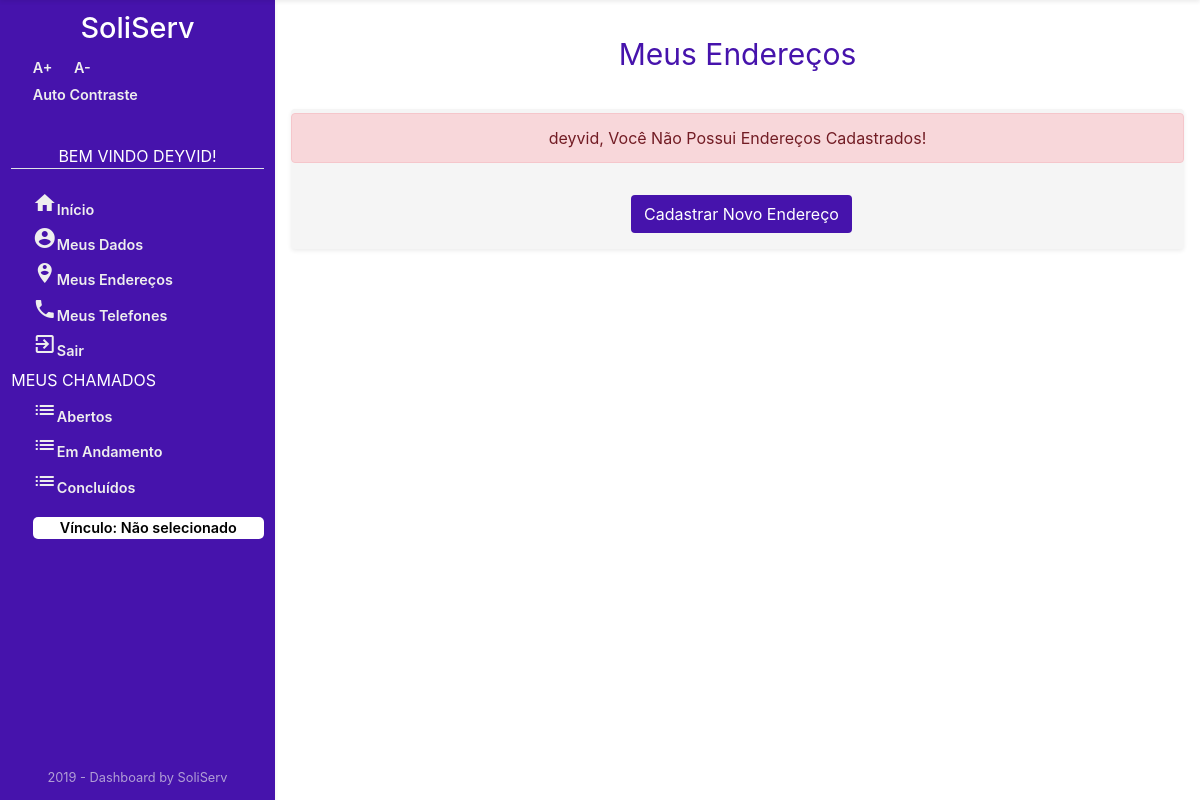
/Usuario/meusEnderecos/ (signed in), run on an earlier commit of the app's database.
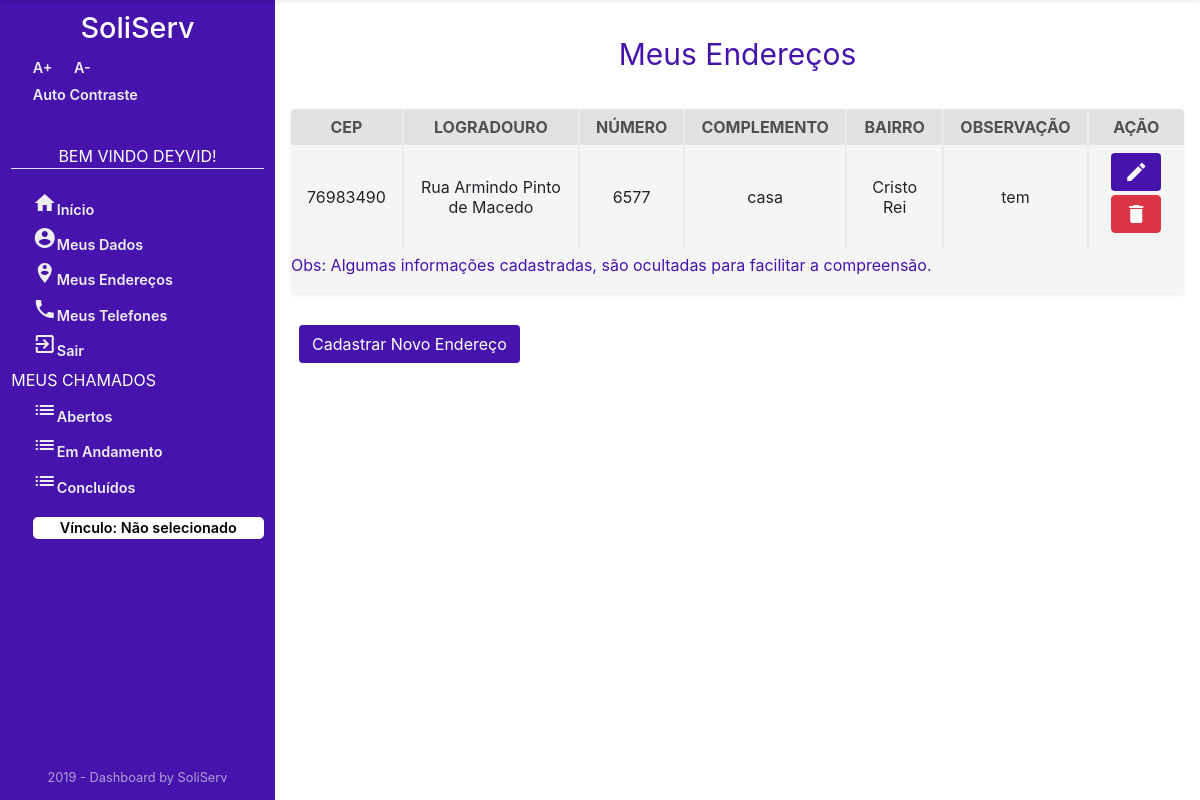
And on a later commit of the database.
### Usuario/models.py (models this page shows, shortened)
class Endereco(models.Model):
    cep = models.IntegerField('CEP')
    logradouro = models.CharField('LOGRADOURO', max_length=45)
    enderecoNumero = models.CharField('NÚMERO', max_length=11)
    complemento = models.CharField('COMPLEMENTO', max_length=45)
    bairro = models.CharField('BAIRRO', max_length=45)
    observacao = models.CharField('OBSERVAÇÃO', max_length=45)
    municipio = models.CharField('MUNICIPIO', max_length=45)
    estado = models.CharField('ESTADO', max_length=2)
    idPessoa = models.ForeignKey(
        User, on_delete=models.CASCADE, verbose_name="PESSOA")
    class Meta:
        verbose_name = "Endereco"
        verbose_name_plural = "Endereco"

### Usuario/views.py (the view)
# urls.py: path('meusEnderecos/', views.enderecosList, name='listaEnderecos'),
def enderecosList(request):
    enderecos_list = Endereco.objects.filter(idPessoa_id=request.user.id)
    context = {'enderecos_list': enderecos_list}
    return render(request, 'Usuario/enderecosList.html', context)

### Usuario/templates/Usuario/enderecosList.html (shortened to what this page needs)
{% extends "sistemaDeGestaoDeServicosPublicos/index1.html" %}
{% block centro %}
{% if user.is_authenticated %}
<div class="mt-3 container text-center ">
    <p style="color: #4613ac; font-size: 30px;">Meus Endereços</p>
</div>
<div class="section-2">
    <div class="w-100 mt-3 mb-3 table-holder rounded shadow-sm" style="overflow-x: auto; ">
        {% if enderecos_list %}
        <table class="text-center">
            <tr>
                <th>CEP</th>
                <th>LOGRADOURO</th>
                <th>NÚMERO</th>
                <th>COMPLEMENTO</th>
                <th>BAIRRO</th>
                <th>OBSERVAÇÃO</th>
                <th>AÇÃO</th>
            </tr>
            {% for enderecos in enderecos_list %}
            <tr>
                <td>{{enderecos.cep}}</td>
                <td>{{enderecos.logradouro}}</td>
                <td>{{enderecos.enderecoNumero}}</td>
                <td>{{enderecos.complemento}} </td>
                <td>{{enderecos.bairro}}</td>
                <td>{{enderecos.observacao}}</td>
                <td>
                        <a class="btn mb-1" style=" background-color: #4613ac; color: white;"
                        href="{% url 'endereco_atualizar' enderecos.id %}" title="Atualizar Endereco"> <i class="material-icons">edit</i></a></a>
                    <a class="btn btn-danger mb-2" style="color: white;"
                        href="{% url 'endereco_deletar' enderecos.id  %}" title="Excluir Endereco">
                        <i class="material-icons">delete</i></a>
                </td>
            </tr>
            {% endfor %}
        </table>
        <p class=" mt-1" style="color: #4613ac;"> Obs: Algumas informações cadastradas, são ocultadas para facilitar a
            compreensão.</p>
    </div>
    <a class="btn ml-2 mb-3 mt-3" style="background-color: #4613ac; color: white;" href="{% url 'cadastroEndereco' %}"
        title="Cadastrar Endereço">Cadastrar Novo Endereço</a>
</div>
{% else %}
<div class="text-center">
    <div class="alert alert-danger mt-1">
        {{ user.first_name }}, Você Não Possui Endereços Cadastrados!
    </div>
    <a class="btn  ml-2 mb-3 mt-3" style="background-color: #4613ac; color: white;" href="{% url 'cadastroEndereco' %}"
        title="Cadastrar Endereço">Cadastrar Novo Endereço</a>
</div>
{% endif %}
{% endif %}
{% endblock %}

### templates/sistemaDeGestaoDeServicosPublicos/index1.html (shortened to what this page needs)
<!DOCTYPE html>
<html lang="pt-br">
{% load staticfiles %}
<head>
    <link rel="stylesheet" type="text/css" href="{% static 'css/select2.css' %}">
    <link rel="stylesheet" href="{% static 'css/dashboard-itens.css' %}">
    <link rel="stylesheet" href="{% static 'css/style.css' %}">
    <link rel="stylesheet" href="https://stackpath.bootstrapcdn.com/bootstrap/4.3.1/css/bootstrap.min.css"
>
    <link href="https://unpkg.com/material-components-web@latest/dist/material-components-web.min.css" rel="stylesheet">
</head>
<body class="acessibilidade" onresize="verificaSide()">
    <header>
    </header>
    <main class="main">
        <div class="sidebar shadow-sm" id="sidebar">
            <h1>SoliServ</h1>
            <div class="AcessibilidadeFontes">
                <a onClick="fonte('a');" title="Aumentar Tamanho da Fonte" href="#">A+</a>
                <a onClick="fonte('d');" title="Diminuir Tamanho da Fonte" href="#">A-</a>
            </div>
            {% if user.is_authenticated %}
            <a href="#altocontraste" id="altocontraste" accesskey="3" title="Auto Contraste"
                onclick="window.toggleContrast()" onkeydown="window.toggleContrast()">Auto
                Contraste</a> {% else %}
            <a class="border-bottom" href="#altocontraste" id="altocontraste" accesskey="3" title="Auto Contraste"
                onclick="window.toggleContrast()" onkeydown="window.toggleContrast()">Auto
                Contraste</a> {% endif %} {% if user.is_authenticated %}
            <nav>
                <p class="border-bottom text-center naoMostrarMouse">Bem Vindo {{ user.first_name }}!</p>
                <a href="{% url 'index' %}" title="Página Inicial"><i class="material-icons mt-3">home</i>Início</a>
                <a href="{% url 'meusDados' %}" title="Meus Dados"><i class="material-icons"> account_circle</i>Meus
                    Dados</a>
                <a href="{% url 'listaEnderecos' %}" title="Meus Endereços"><i
                        class="material-icons">person_pin_circle</i>Meus Endereços</a>
                <a href="{% url 'listaTelefones' %}" title="Meus Telefones"><i class="material-icons">phone</i>Meus
                    Telefones</a>
                <a href="{% url 'logout' %}" title="Log-out"><i class="material-icons">exit_to_app</i>Sair</a>
                <p class="naoMostrarMouse">Meus Chamados</p>
                <a href="/" title="Chamados Em Aberto"><i class="material-icons">list</i>Abertos</a>
                <a href="/" title="Chamados Em Andamento "><i class="material-icons">list</i>Em Andamento</a>
                <a href="/" title="Chamados Concluídos"><i class="material-icons">list</i>Concluídos</a>
                {% if request.session.temVinculo %}
                <a class="mt-3 text-center" title="Clique para Escolher o Vínculo"
                    style="border-radius: 5px; background-color: white; color: black; "
                    href="{% url 'Orgao:retorna_Lotacao' %}">
                    {% if request.session.nomeVinculo %}
                    Vínculo: {{ request.session.nomeVinculo }}
                    {% else %}
                    Vínculo: Não selecionado
                    {% endif %}
                </a>
                {% endif %}
            </nav>
                {% endif %}
            <p class="credit m-0">2019 - Dashboard by SoliServ</p>
        </div>
        <body>
            <div class="content d-flex flex-column" id="content">
                <div>
                    {% block centro%}
                    {% endblock %}
                </div>
            </div>
        </body>
    </main>
</body>
</html>

### sistemaDeGestaoDeServicosPublicos/static/css/dashboard-itens.css (style rules this page uses)
.section-2 { display: flex; justify-content: space-between; width: 100%; flex-wrap: wrap; }
.table-holder { width: 59%; background-color: #f5f5f5; }
.table-holder table { width: 100%; }
.table-holder th { background-color: #e2e2e2; padding: .5em 1em; color: #505050; border-left: 2px solid #ebebeb; }
.table-holder th:first-child { border: none; }
.table-holder td { padding: .5em 1em; border-left: 2px solid #ebebeb; }
.table-holder td:first-child { border: none; }

### sistemaDeGestaoDeServicosPublicos/static/css/style.css (style rules this page uses)
:root { --tamanho-sidebar: 275px; --transicao: .5s ease-in; }
* { margin: 0; padding: 0; }
.main { display: flex; justify-content: space-between; position: absolute; top: 0; box-sizing: border-box; transition: var(--transicao); min-height: 100vh; width: 100%; border: 2px; }
.sidebar { position: fixed; width: 100%; max-width: var(--tamanho-sidebar); display: flex; flex-direction: column; box-sizing: border-box; padding: .7em; height: 100vh; transition: var(--transicao); left: 0; z-index: 4; background: #4613ac; color: #fff; }
.sidebar h1 { font-size: 1.8em; align-self: center; }
.sidebar nav { margin-top: 2em; display: flex; flex-direction: column; }
.sidebar p { margin: .2em 0; }
.sidebar a { text-decoration: none; color: #eee; margin: .2em 0; margin-left: 1.5em; font-weight: 600; font-size: .9em; }
.content { display: flex; max-width: calc(100% - var(--tamanho-sidebar)); box-sizing: border-box; width: 100%; position: absolute; right: 0; transition: var(--transicao); padding: 1em; height: 100%; }
.naoMostrarMouse { cursor: pointer; text-transform: uppercase; }
.credit { position: absolute; bottom: 1em; color: #eeeeeea2; font-size: .8em; align-self: center; }
.AcessibilidadeFontes { display: flex; flex-direction: row; }

What changed in the data, as far as the page shows it:
added Endereco: cep "76983490", logradouro "Rua Armindo Pinto de Macedo", enderecoNumero "6577", complemento "casa", bairro "Cristo Rei", observacao "tem"
Also different on the page:
{{ user.first_name }}: "deyvid" → (not shown)
text no longer shown: ", Você Não Possui Endereços Cadastrados!"
text now shown: "CEP LOGRADOURO NÚMERO COMPLEMENTO BAIRRO OBSERVAÇÃO AÇÃO Obs: Algumas informações cadastradas, são ocultadas para facilitar a compreensão."
